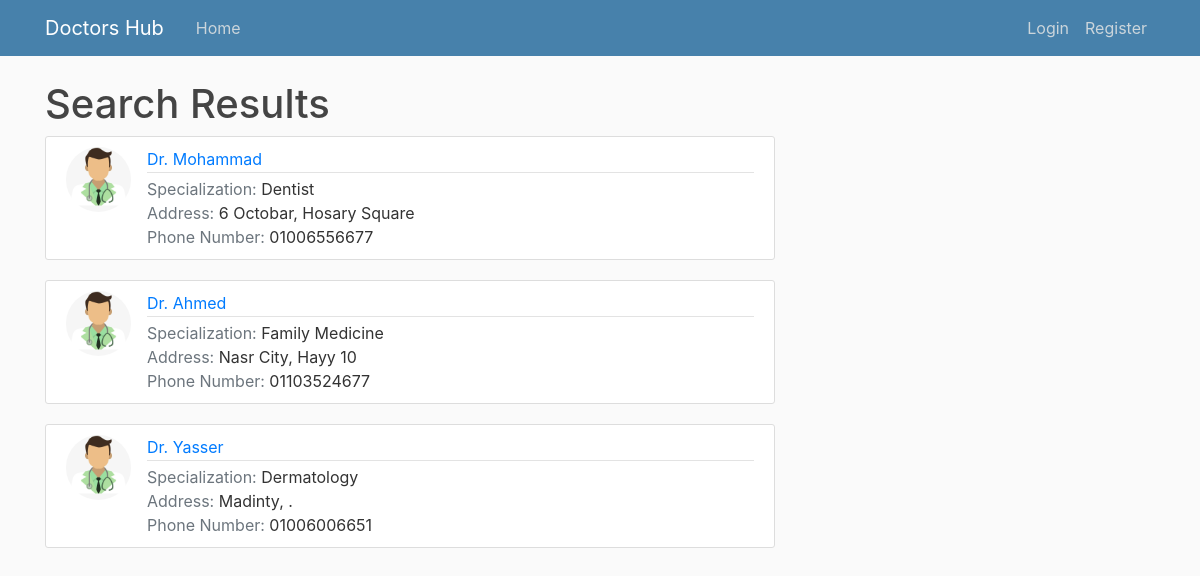
The app's page /doctor-search/ with its own data.
### doctors_hub/models.py (models this page shows, shortened)
class Doctor(models.Model):
    name = models.CharField(max_length=30)
    phone = models.CharField(max_length=11)
    address = models.TextField(max_length=150)
    area = models.ForeignKey(Area, on_delete=models.CASCADE)
    specialization = models.ForeignKey(Specialization, # One Specialization per Doctor
                                       on_delete=models.CASCADE)
    image = models.ImageField(default='default_doc.jpg', upload_to='profile_pics')

class Specialization(models.Model):
    name = models.CharField(max_length=50)
    def __str__(self):
        return self.name

class Area(models.Model):
    name = models.CharField(max_length=50)
    def __str__(self):
        return self.name

### doctors_hub/views.py (the view)
# urls.py: path('doctor-search/', hub_views.doctor_search, name='doctor-search'),
def doctor_search(request):
    if request.method == 'GET':
        specialization_id = request.GET.get('specialization')
        area_id = request.GET.get('area')
        doctors = Doctor.objects.all()
        if specialization_id:
            doctors = doctors.filter(specialization__id=specialization_id)
        if area_id:
            doctors = doctors.filter(area__id=area_id)
        print(specialization_id)
        print(area_id)
    context = {'doctors': doctors }
    return render(request, 'doctors_hub/doctors_search_results.html', context)

### doctors_hub/templates/doctors_hub/doctors_search_results.html
{% extends "doctors_hub/base.html" %}
{% block content %}
<h1>Search Results</h1>
{% for doctor in doctors %}
<article class="media content-section">
  <img class="rounded-circle article-img" src="{{ doctor.image.url }}">
  <div class="media-body">
    <div class="article-metadata">
      <a class="mr-2" href="#"> Dr. {{ doctor.name }}</a>
    </div>
    <div class="doctor-details">
        <div class="doctor-specialization">
            <span class="text-muted">Specialization: </span>{{ doctor.specialization }}
        </div>
        <div class="doctor-area">
            <span class="text-muted">Address: </span>{{ doctor.area }}, {{doctor.address}}
        </div>
        <div class="doctor-phone">
            <span class="text-muted">Phone Number: </span>{{ doctor.phone }}
        </div>
    </div>
  </div>
</article>
{% endfor %}
{% endblock %}

### doctors_hub/static/doctors_hub/main.css (style rules this page uses)
body { background: #fafafa; color: #333333; margin-top: 5rem; }
h1, h2, h3, h4, h5, h6 { color: #444444; }
.content-section { background: #ffffff; padding: 10px 20px; border: 1px solid #dddddd; border-radius: 3px; margin-bottom: 20px; }
.article-img { height: 65px; width: 65px; margin-right: 16px; }
.article-metadata { padding-bottom: 1px; margin-bottom: 4px; border-bottom: 1px solid #e3e3e3 }

### records on screen
Doctor: image (placeholder picture), name "Mohammad", specialization "Dentist", area "6 Octobar", address "Hosary Square", phone "01006556677"
Doctor: image (placeholder picture), name "Ahmed", specialization "Family Medicine", area "Nasr City", address "Hayy 10", phone "01103524677"
Doctor: image (placeholder picture), name "Yasser", specialization "Dermatology", area "Madinty", address ".", phone "01006006651"
